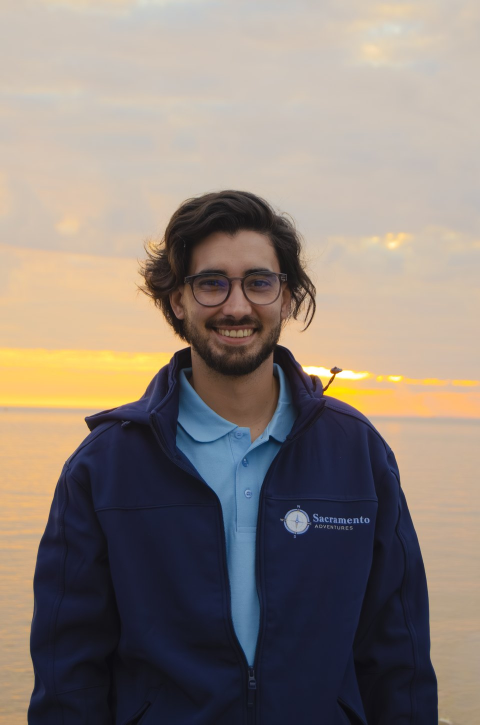
#> input picture Assets/images/adri1.jpg, 960 x 1449 px (shown at 1/2 size); its folder holds 7 pictures in this run
$ python optimize-images.py
#> lines starting #> are read from the running program, lines starting #| are printed output that depends on the picture
#!/usr/bin/env python3
"""
Optimize SacramentoShop raster images: resize by usage tier, compress JPEG/PNG, emit WebP.
Updates HTML/CSS/JS references from .jpg/.jpeg/.png to .webp when a WebP was created.
Skips SVG, favicon, small logos, and files already small enough.
"""
from __future__ import annotations

import json
import os
import re
from pathlib import Path

from PIL import Image, ImageFile, ImageOps

ImageFile.LOAD_TRUNCATED_IMAGES = True

ROOT = Path(__file__).resolve().parents[1]
IMG_DIR = ROOT / "Assets" / "images"
REPORT_PATH = ROOT / "scripts" / "image-optimization-report.json"

SKIP_NAMES = {
    "favicon.png",
    "operador-turistico-registrado.png",
    "qr-code.png",
    "logoetaxi.jpg",
    "barbotlogo.jpg",
    "LogoFinal.png",
    "SacramentoLogo1.png",
    "SacramentoLogo2.png",
}

# CSS hero / full-bleed backgrounds (max width 1920)
HERO_FILES = {
    "colonia.jpg",
    "bed1.jpg",
    "romantic-dinner.jpg",
    "plaza.jpg",
    "ref161.jpg",
    "cab3.jpg",
    "lieb2121.jpg",
    "lieb1.jpg",
    "day2.jpg",
    "bruma2.jpg",
    "night2.jpg",
    "toros4.jpg",
    "mision1.jpg",
    "sushin.jpg",
    "sio1.jpg",
    "boat4.jpg",
    "asado12.jpg",
    "delrio1.jpg",
    "barbot-2.jpg",
    "matescon1.jpeg",
    "petit2.jpg",
    "barbtour.jpg",
}

# About / team portraits
TEAM_PREFIXES = (
    "romi",
    "romiperfil",
    "alan",
    "adri",
    "maru",
    "mati",
    "lau",
    "sele",
    "jack",
    "grupo",
    "SA-",
    "selenamaite",
)

TIERS = {
    "hero": 1920,
    "card": 1200,
    "team": 960,
    "default": 1400,
}

JPEG_QUALITY = 86
WEBP_QUALITY = 82
MIN_SKIP_BYTES = 45_000
MIN_SKIP_MAX_DIM = 900


def tier_for(name: str) -> str:
    lower = name.lower()
    if lower in HERO_FILES or lower.replace(".jpeg", ".jpg") in HERO_FILES:
        return "hero"
    for p in TEAM_PREFIXES:
        if lower.startswith(p.lower()):
            return "team"
    return "card"


def should_skip(path: Path, size: int) -> str | None:
    if path.suffix.lower() == ".svg":
        return "svg"
    if path.name in SKIP_NAMES:
        return "skip_list"
    if path.suffix.lower() == ".webp":
        return "already_webp"
    if path.stem.lower().startswith("logo") and size < 150_000:
        return "logo_small"
    if size < MIN_SKIP_BYTES:
        try:
            with Image.open(path) as im:
                w, h = im.size
            if max(w, h) <= MIN_SKIP_MAX_DIM:
                return "already_small"
        except Exception:
            return "read_error"
    return None


def resize_if_needed(im: Image.Image, max_w: int) -> Image.Image:
    w, h = im.size
    if w <= max_w:
        return im
    new_h = max(1, round(h * max_w / w))
    return im.resize((max_w, new_h), Image.Resampling.LANCZOS)


def save_jpeg(im: Image.Image, dest: Path) -> None:
    rgb = im.convert("RGB") if im.mode not in ("RGB", "L") else im
    rgb.save(
        dest,
        format="JPEG",
        quality=JPEG_QUALITY,
        optimize=True,
        progressive=True,
        subsampling="4:2:0",
    )


def save_webp(im: Image.Image, dest: Path) -> None:
    im.save(dest, format="WEBP", quality=WEBP_QUALITY, method=4)


def save_png(im: Image.Image, dest: Path) -> None:
    im.save(dest, format="PNG", optimize=True, compress_level=9)


def process_image(path: Path) -> dict:
    orig_size = path.stat().st_size
    skip = should_skip(path, orig_size)
    if skip:
        return {"file": path.name, "skipped": skip, "bytes_before": orig_size}

    tier = tier_for(path.name)
    max_w = TIERS["hero" if tier == "hero" else "team" if tier == "team" else "card"]

    ext = path.suffix.lower()
    webp_path = path.with_suffix(".webp")
    tmp_jpg = path.with_suffix(path.suffix + ".opt.tmp")

    try:
        with Image.open(path) as im:
            im = ImageOps.exif_transpose(im)
            im = resize_if_needed(im, max_w)

            webp_path.parent.mkdir(parents=True, exist_ok=True)
            save_webp(im, webp_path)
            webp_size = webp_path.stat().st_size

            kept_jpg = False
            jpg_after = orig_size
            if ext in (".jpg", ".jpeg"):
                save_jpeg(im, tmp_jpg)
                jpg_after = tmp_jpg.stat().st_size
                if jpg_after < orig_size * 0.98:
                    tmp_jpg.replace(path)
                    kept_jpg = True
                else:
                    tmp_jpg.unlink(missing_ok=True)
            elif ext == ".png":
                ptmp = path.with_name(path.stem + ".opt.png")
                save_png(im, ptmp)
                if ptmp.stat().st_size < orig_size * 0.98:
                    ptmp.replace(path)
                    jpg_after = path.stat().st_size
                else:
                    ptmp.unlink(missing_ok=True)

            use_webp = webp_size < min(jpg_after, orig_size) * 0.95 or ext in (".jpg", ".jpeg")
            return {
                "file": path.name,
                "tier": tier,
                "max_width": max_w,
                "bytes_before": orig_size,
                "bytes_after_jpg": jpg_after if kept_jpg or ext == ".png" else orig_size,
                "bytes_webp": webp_size,
                "webp": webp_path.name,
                "updated_to_webp": use_webp,
                "kept_jpg_fallback": ext in (".jpg", ".jpeg", ".png"),
            }
    except Exception as e:
        return {"file": path.name, "error": str(e), "bytes_before": orig_size}


def update_references(webp_names: set[str]) -> int:
    """Replace .jpg/.jpeg/.png with .webp in project sources when WebP exists."""
    patterns = []
    for w in webp_names:
        base = Path(w).stem
        for ext in (".jpg", ".jpeg", ".png"):
            patterns.append((re.compile(re.escape(base + ext), re.I), base + ".webp"))

    count = 0
    for glob in ("**/*.html", "**/*.css", "**/*.js"):
        for fpath in ROOT.glob(glob):
            if "node_modules" in fpath.parts or ".vendor" in fpath.parts:
                continue
            text = fpath.read_text(encoding="utf-8", errors="replace")
            orig = text
            for rx, repl in patterns:
                text = rx.sub(repl, text)
            if text != orig:
                fpath.write_text(text, encoding="utf-8")
                count += 1
    return count


def main() -> None:
    raster = sorted(
        p
        for p in IMG_DIR.iterdir()
        if p.is_file()
        and p.suffix.lower() in (".jpg", ".jpeg", ".png", ".webp")
    )

    total_before = sum(p.stat().st_size for p in raster)
    results = [process_image(p) for p in raster if p.suffix.lower() != ".webp"]
#> in process_image, im is the input picture: PIL image 960x1449 RGB; mean R, G, B 140.6, 129.5, 121.5
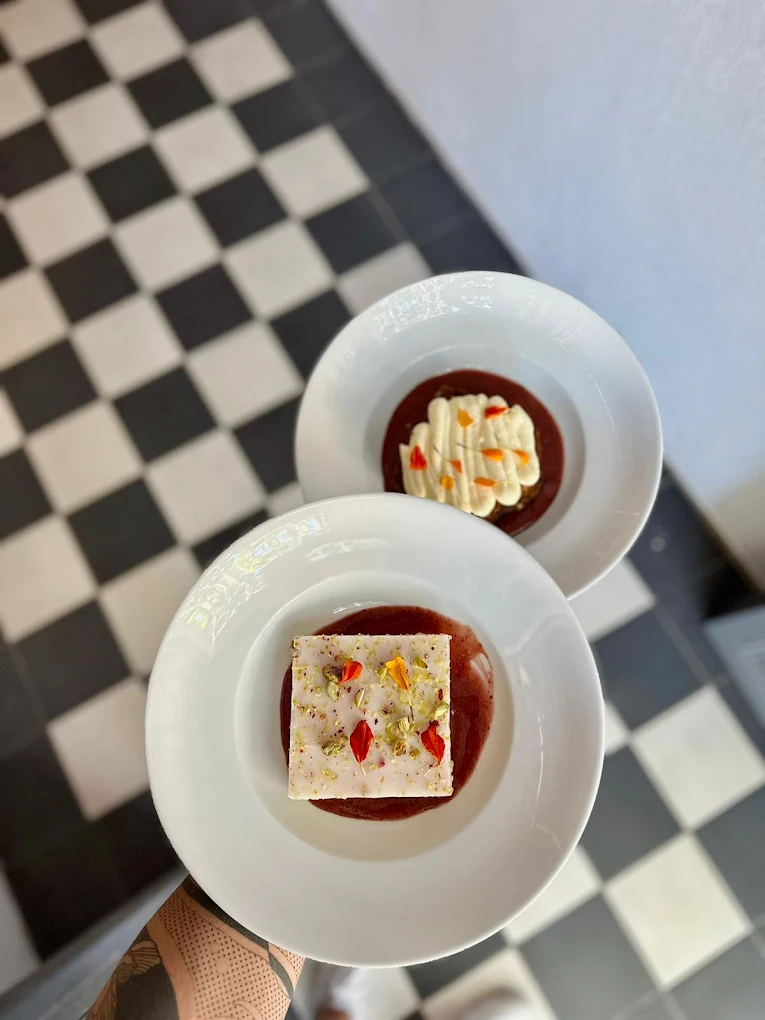
#> input picture Assets/images/anita4.jpg, 765 x 1020 px
#> in process_image, im is the input picture: PIL image 765x1020 RGB; mean R, G, B 150, 144.3, 137.6
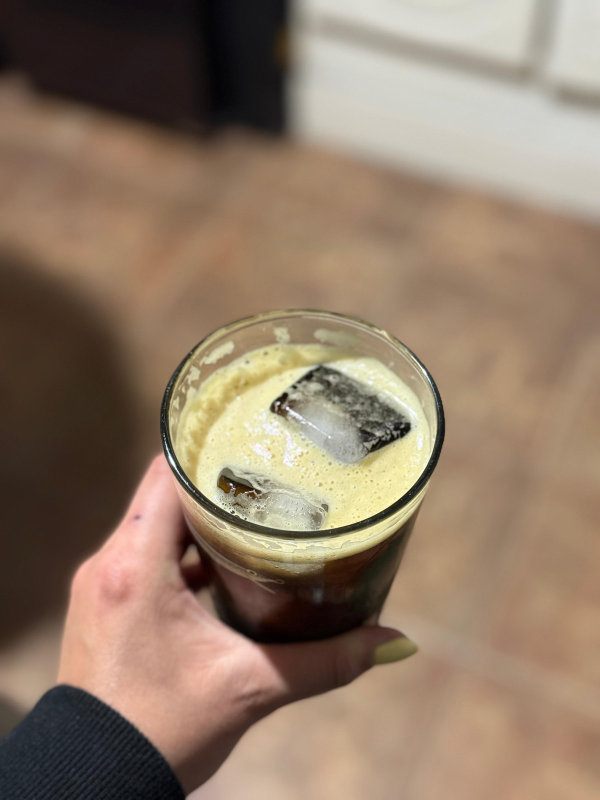
#> input picture Assets/images/asado1.jpg, 1200 x 1600 px (shown at 1/2 size)
#> in process_image, im is the input picture: PIL image 1200x1600 RGB; mean R, G, B 144.2, 123.5, 103.9
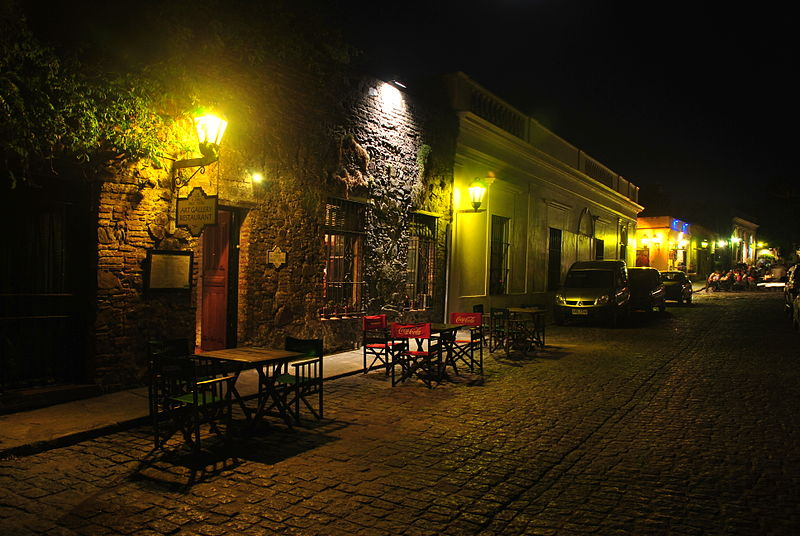
#> input picture Assets/images/night2.jpg, 800 x 536 px
#> in process_image, im is the input picture: PIL image 800x536 RGB; mean R, G, B 50.5, 38.9, 14
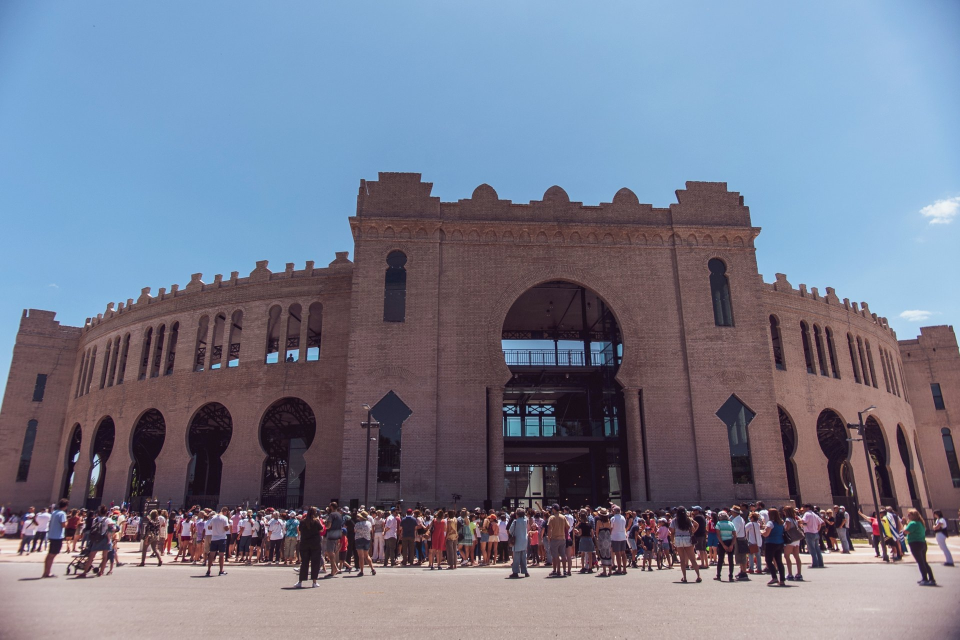
#> input picture Assets/images/plaza.jpg, 1920 x 1279 px (shown at 1/2 size)
#> in process_image, im is the input picture: PIL image 1920x1279 RGB; mean R, G, B 118.7, 123.6, 142.4

    webp_created = {r["webp"] for r in results if r.get("webp")}
    files_updated = update_references(webp_created)

    total_after = sum(p.stat().st_size for p in IMG_DIR.rglob("*") if p.is_file())

    processed = [r for r in results if not r.get("skipped") and not r.get("error")]
    top_before = sorted(
        [r for r in results if r.get("bytes_before")],
        key=lambda x: x["bytes_before"],
        reverse=True,
    )[:25]

    report = {
        "total_bytes_before": total_before,
        "total_bytes_after_assets": total_after,
        "reduction_bytes": total_before - total_after,
        "reduction_percent": round(100 * (total_before - total_after) / total_before, 1)
        if total_before
        else 0,
        "files_processed": len(processed),
        "files_skipped": len([r for r in results if r.get("skipped")]),
        "files_errors": [r for r in results if r.get("error")],
        "reference_files_updated": files_updated,
        "top_before": top_before,
        "keep_jpg_recommendation": [
            "favicon.png (browser icon)",
            "operador-turistico-registrado.png, qr-code.png (UI badges)",
            "Partner logos (logoliebres, logobarbot, logosio, etc.)",
            "PNG with transparency if any remain",
            "JPEG fallback kept in-place where WebP is primary in HTML",
        ],
        "details": results,
    }
    REPORT_PATH.write_text(json.dumps(report, indent=2), encoding="utf-8")
    print(json.dumps({k: report[k] for k in report if k != "details"}, indent=2))


if __name__ == "__main__":
    main()
